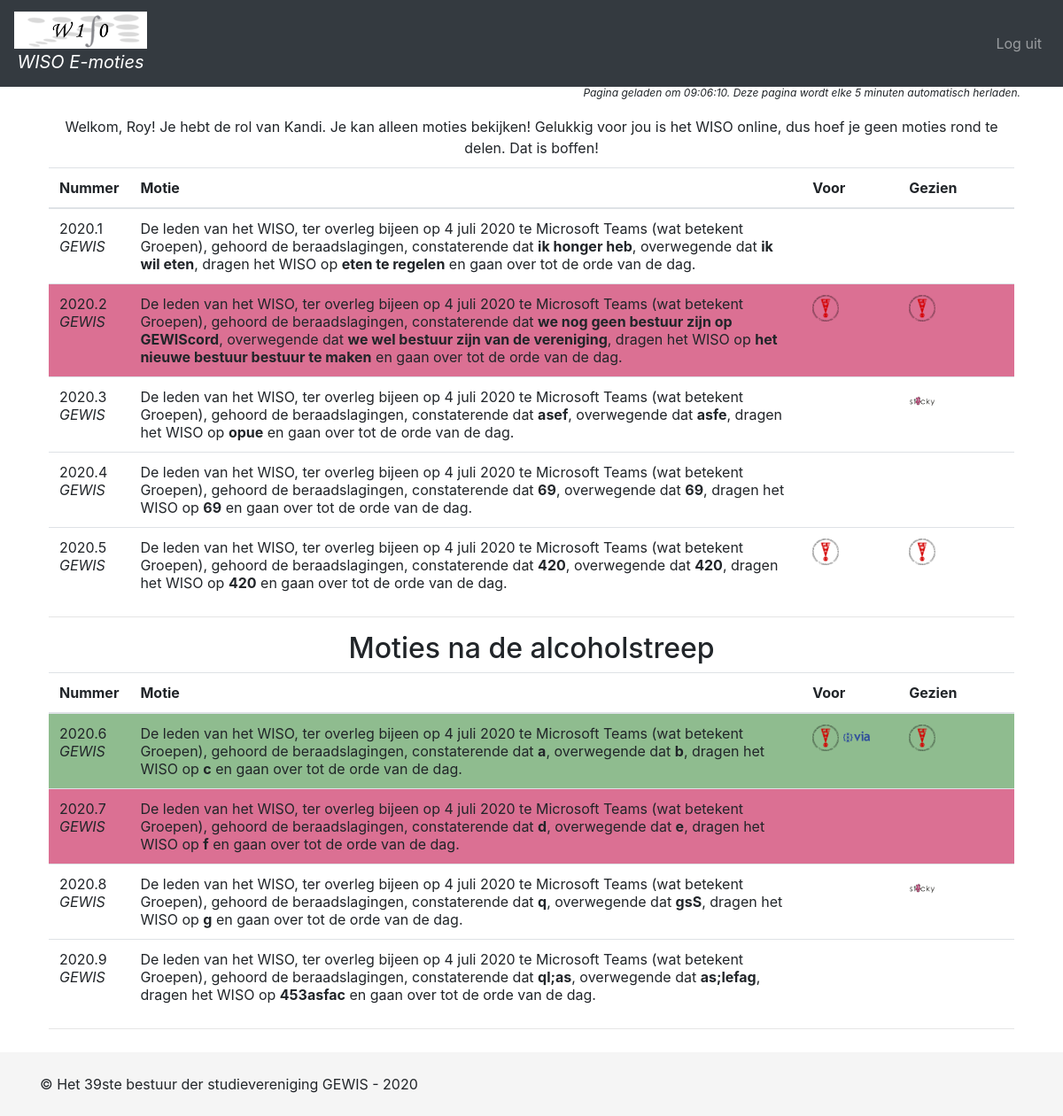
Screenshot of / (signed in) with the database file from the repository.
### app/models.py (models this page shows)
class User(db.Model, UserMixin):
    id = db.Column(db.Integer(), primary_key=True)
    username = db.Column(db.String(64), index=True, unique=True)
    password = db.Column(db.String(128))
    active = db.Column(db.Boolean(), default=True)
    email = db.Column(db.String(128), unique=True)
    roles = db.relationship('Role', secondary='user_roles')
    association = db.Column(db.String(32))

class Resolution(db.Model):
    id = db.Column(db.Integer(), primary_key=True)
    observation = db.Column(db.String(512), nullable=False)
    consideration = db.Column(db.String(512), nullable=False)
    decision = db.Column(db.String(512), nullable=False)
    user_id = db.Column(db.Integer(), db.ForeignKey('user.id'))
    timestamp = db.Column(db.DateTime())
    passed = db.Column(db.Boolean())
    alcohol = db.Column(db.Boolean())
    votes = db.relationship('Vote', backref='resolution', lazy='dynamic')
    seen_by = db.relationship('Seen', backref='resolution', lazy='dynamic')
    association = column_property(select([User.association]).where(User.id == user_id))
    def vote_list(self):
        return list(map(vote_to_association, self.votes))
    def seen_list(self):
        return list(map(vote_to_association, self.seen_by))

class Vote(db.Model):
    resolution_id = db.Column(db.Integer(), db.ForeignKey('resolution.id'), primary_key=True)
    association = db.Column(db.String(32), primary_key=True)
    timestamp = db.Column(db.DateTime())

class Seen(db.Model):
    resolution_id = db.Column(db.Integer(), db.ForeignKey('resolution.id'), primary_key=True)
    association = db.Column(db.String(32), primary_key=True)
    timestamp = db.Column(db.DateTime())

### app/routes.py (the view)
@app.route('/')
def index():
    if not current_user.is_authenticated or current_user.is_anonymous:
        return render_template('index.html')
    return render_template('resolutions.html', Resolution=Resolution, Vote=Vote, Seen=Seen, time=datetime.now())

### app/models.py (called while the page is built)
def vote_to_association(vote):
    return vote.association

### app/templates/resolutions.html (shortened to what this page needs)
{% extends "base.html" %}
{% block content %}
    <div class="loaded"><i><sup>Pagina geladen om {{ time.strftime("%H:%M:%S") }}. Deze pagina wordt elke 5 minuten automatisch herladen.</sup></i></div>
    <div class="motielijst">
        <p class="text">
        Welkom, {{ current_user.username }}! Je hebt de rol van {% if current_user.has_roles('Voorzitter') %}Stemgerechtigde. Je kan hieronder stemmen op moties. In het menu kun je het formulier vinden om moties in te dienen.
        {% elif current_user.has_roles('Bestuurslid') %}Bestuurslid. Vraag je voorzitter om te stemmen op moties. In het menu kun je het formulier vinden om moties in te dienen.
        {% else %}Kandi. Je kan alleen moties bekijken! Gelukkig voor jou is het WISO online, dus hoef je geen moties rond te delen. Dat is boffen!{% endif %}
        </p>
        {% set count = [1] %}
        {% for i in [false, true] %}
        {% if i == true %}
            <h2>Moties na de alcoholstreep</h2>
        {% endif %}
        <table class="table">
            <thead>
                <tr>
                    <th>Nummer</th>
                    <th>Motie</th>
                    <th>Voor</th>
                    <th>Gezien</th>
                </tr>
            </thead>
            {% for r in Resolution.query.filter(Resolution.alcohol == i).all() %}
                {% with votes = r.vote_list() %}
                {% with seen = r.seen_list() %}
                {% if r.passed == true %}
                <tr class="row-backgroundcolor-green">
                {% elif r.passed == false %}
                <tr class="row-backgroundcolor-red">
                {% else %}
                <tr>
                {% endif %}
                <td>
                    2020.{{ count[0] }}
                {% if count.append(count.pop() + 1) %}{% endif %}<br>
                    <i>{{ r.association }}</i>
                </td>
                <td>
                    De leden van het WISO, ter overleg bijeen op 4 juli 2020 te Microsoft Teams (wat betekent Groepen), gehoord de beraadslagingen, constaterende dat <b>{{ r.observation }}</b>, overwegende dat <b>{{ r.consideration }}</b>, dragen het WISO op <b>{{ r.decision }}</b> en gaan over tot de orde van de dag.
                </td>
                <td width="10%">
                    {% for vote in votes %}
                        <img src="{{ url_for('.static', filename='logos/' + vote + '.png') }}" width="30px" alt="{{ vote }}">
                    {% endfor %}
                </td>
                <td width="12%">
                    {% for seen in seen %}
                        <img src="{{ url_for('.static', filename='logos/' + seen + '.png') }}" width="30px" alt="{{ vote }}">
                    {% endfor %}
                </td>
            </tr>
                {% endwith %}
                {% endwith %}
            {% endfor %}
        </table>
        <hr>
        {% endfor %}
    </div>
{% endblock %}

### app/static/css/styles.css (style rules this page uses)
table.table { padding: 10px; }
.text { margin-top: 10px; margin-bottom: 10px; }
div.motielijst { margin: 10px; text-align: center; overflow-x: auto; }
tr.row-backgroundcolor-green { background-color: darkseagreen; }
tr.row-backgroundcolor-red { background-color: palevioletred; }
.loaded { text-align: right; margin: 3px; }

### rows the page displays
User: username "Roy"
Resolution: count "1", association "GEWIS", observation "ik honger heb", consideration "ik wil eten", decision "eten te regelen"
Resolution: user "2", association "GEWIS", observation "we nog geen bestuur zijn op GEWIScord", consideration "we wel bestuur zijn van de vereniging", decision "het nieuwe bestuur bestuur te maken"
Vote: association (picture)
Seen: association (picture)
Resolution: count "3", association "GEWIS", observation "asef", consideration "asfe", decision "opue"
Seen: association (picture)
Resolution: count "4", association "GEWIS", observation "69", consideration "69", decision "69"
Resolution: user "5", association "GEWIS", observation "420", consideration "420", decision "420"
Vote: association (picture)
Seen: association (picture)
Resolution: count "6", association "GEWIS", observation "a", consideration "b", decision "c"
Vote: association (picture)
Vote: shows a picture
Seen: association (picture)
Resolution: count "7", association "GEWIS", observation "d", consideration "e", decision "f"
Resolution: count "8", association "GEWIS", observation "q", consideration "gsS", decision "g"
Seen: association (picture)
Resolution: count "9", association "GEWIS", observation "ql;as", consideration "as;lefag", decision "453asfac"
